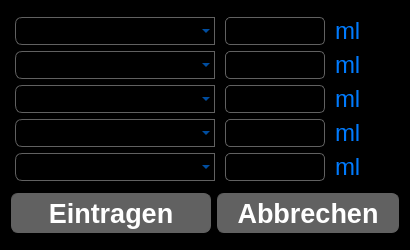
<?xml version="1.0" encoding="UTF-8"?>
<ui version="4.0">
 <class>handadds</class>
 <widget class="QDialog" name="handadds">
  <property name="geometry">
   <rect>
    <x>0</x>
    <y>0</y>
    <width>410</width>
    <height>250</height>
   </rect>
  </property>
  <property name="minimumSize">
   <size>
    <width>410</width>
    <height>250</height>
   </size>
  </property>
  <property name="maximumSize">
   <size>
    <width>410</width>
    <height>250</height>
   </size>
  </property>
  <property name="windowTitle">
   <string>Zutaten zum selbst hinzufügen</string>
  </property>
  <property name="styleSheet">
   <string notr="true">QWidget
{
	color: rgb(0, 123, 255);	
	background-color: rgb(0, 0, 0);
}

QPushButton {
	background-color: rgb(97, 97, 97);
	color: rgb(255, 255, 255);
    border-width: 1px;
	border-color: rgb(97, 97, 97);
	border-style: solid;
	border-radius: 7;
	padding: 3px;
	padding-left: 5px;
	padding-right: 5px;
}

QPushButton:pressed
{
	color: rgb(255, 255, 255);	
	background-color: rgb(0, 123, 255);
	border-color: rgb(0, 123, 255);
}

QPushButton:checked
{
	color: rgb(255, 255, 255);	
	background-color: rgb(0, 123, 255);
}

QComboBox {
	color: rgb(0, 123, 255);	
    border: 1px solid  rgb(97, 97, 97);
    border-top-left-radius: 7px;
    border-bottom-left-radius: 7px;
    padding: 1px 18px 1px 5px;
    min-width: 6em;
}

QComboBox:on { /* shift the text when the popup opens */
    border: 1px solid  rgb(97, 97, 97);
    border-top-left-radius: 7px;
    border-bottom-left-radius: 0px;
	color: rgb(239, 151, 0);
}

QLineEdit
{
    padding: 1px;
    border-style: solid;
    border: 1px solid rgb(97, 97, 97);
    border-radius: 5;
}

#Labbruch {
	color: rgb(239, 151, 0);
}</string>
  </property>
  <property name="modal">
   <bool>true</bool>
  </property>
  <layout class="QVBoxLayout" name="verticalLayout">
   <item>
    <layout class="QHBoxLayout" name="horizontalLayout">
     <property name="spacing">
      <number>6</number>
     </property>
     <property name="sizeConstraint">
      <enum>QLayout::SetDefaultConstraint</enum>
     </property>
     <item>
      <layout class="QVBoxLayout" name="verticalLayout_2">
       <item>
        <widget class="QComboBox" name="CBHandadd1">
         <property name="minimumSize">
          <size>
           <width>103</width>
           <height>28</height>
          </size>
         </property>
         <property name="maximumSize">
          <size>
           <width>200</width>
           <height>28</height>
          </size>
         </property>
         <property name="font">
          <font>
           <pointsize>14</pointsize>
           <weight>50</weight>
           <bold>false</bold>
          </font>
         </property>
        </widget>
       </item>
       <item>
        <widget class="QComboBox" name="CBHandadd2">
         <property name="minimumSize">
          <size>
           <width>103</width>
           <height>28</height>
          </size>
         </property>
         <property name="maximumSize">
          <size>
           <width>200</width>
           <height>28</height>
          </size>
         </property>
         <property name="font">
          <font>
           <pointsize>14</pointsize>
           <weight>50</weight>
           <bold>false</bold>
          </font>
         </property>
        </widget>
       </item>
       <item>
        <widget class="QComboBox" name="CBHandadd3">
         <property name="minimumSize">
          <size>
           <width>103</width>
           <height>28</height>
          </size>
         </property>
         <property name="maximumSize">
          <size>
           <width>200</width>
           <height>28</height>
          </size>
         </property>
         <property name="font">
          <font>
           <pointsize>14</pointsize>
           <weight>50</weight>
           <bold>false</bold>
          </font>
         </property>
        </widget>
       </item>
       <item>
        <widget class="QComboBox" name="CBHandadd4">
         <property name="minimumSize">
          <size>
           <width>103</width>
           <height>28</height>
          </size>
         </property>
         <property name="maximumSize">
          <size>
           <width>200</width>
           <height>28</height>
          </size>
         </property>
         <property name="font">
          <font>
           <pointsize>14</pointsize>
           <weight>50</weight>
           <bold>false</bold>
          </font>
         </property>
        </widget>
       </item>
       <item>
        <widget class="QComboBox" name="CBHandadd5">
         <property name="minimumSize">
          <size>
           <width>103</width>
           <height>28</height>
          </size>
         </property>
         <property name="maximumSize">
          <size>
           <width>200</width>
           <height>28</height>
          </size>
         </property>
         <property name="font">
          <font>
           <pointsize>14</pointsize>
           <weight>50</weight>
           <bold>false</bold>
          </font>
         </property>
        </widget>
       </item>
      </layout>
     </item>
     <item>
      <layout class="QVBoxLayout" name="verticalLayout_5">
       <item>
        <widget class="ClickableLineEdit" name="LEHandadd1">
         <property name="minimumSize">
          <size>
           <width>0</width>
           <height>28</height>
          </size>
         </property>
         <property name="maximumSize">
          <size>
           <width>100</width>
           <height>28</height>
          </size>
         </property>
         <property name="font">
          <font>
           <pointsize>14</pointsize>
          </font>
         </property>
         <property name="alignment">
          <set>Qt::AlignRight|Qt::AlignTrailing|Qt::AlignVCenter</set>
         </property>
        </widget>
       </item>
       <item>
        <widget class="ClickableLineEdit" name="LEHandadd2">
         <property name="minimumSize">
          <size>
           <width>0</width>
           <height>28</height>
          </size>
         </property>
         <property name="maximumSize">
          <size>
           <width>100</width>
           <height>28</height>
          </size>
         </property>
         <property name="font">
          <font>
           <pointsize>14</pointsize>
          </font>
         </property>
         <property name="alignment">
          <set>Qt::AlignRight|Qt::AlignTrailing|Qt::AlignVCenter</set>
         </property>
        </widget>
       </item>
       <item>
        <widget class="ClickableLineEdit" name="LEHandadd3">
         <property name="minimumSize">
          <size>
           <width>0</width>
           <height>28</height>
          </size>
         </property>
         <property name="maximumSize">
          <size>
           <width>100</width>
           <height>28</height>
          </size>
         </property>
         <property name="font">
          <font>
           <pointsize>14</pointsize>
          </font>
         </property>
         <property name="alignment">
          <set>Qt::AlignRight|Qt::AlignTrailing|Qt::AlignVCenter</set>
         </property>
        </widget>
       </item>
       <item>
        <widget class="ClickableLineEdit" name="LEHandadd4">
         <property name="minimumSize">
          <size>
           <width>0</width>
           <height>28</height>
          </size>
         </property>
         <property name="maximumSize">
          <size>
           <width>100</width>
           <height>28</height>
          </size>
         </property>
         <property name="font">
          <font>
           <pointsize>14</pointsize>
          </font>
         </property>
         <property name="alignment">
          <set>Qt::AlignRight|Qt::AlignTrailing|Qt::AlignVCenter</set>
         </property>
        </widget>
       </item>
       <item>
        <widget class="ClickableLineEdit" name="LEHandadd5">
         <property name="minimumSize">
          <size>
           <width>0</width>
           <height>28</height>
          </size>
         </property>
         <property name="maximumSize">
          <size>
           <width>100</width>
           <height>28</height>
          </size>
         </property>
         <property name="font">
          <font>
           <pointsize>14</pointsize>
          </font>
         </property>
         <property name="alignment">
          <set>Qt::AlignRight|Qt::AlignTrailing|Qt::AlignVCenter</set>
         </property>
        </widget>
       </item>
      </layout>
     </item>
     <item>
      <layout class="QVBoxLayout" name="verticalLayout_3">
       <item>
        <widget class="QLabel" name="label_11">
         <property name="minimumSize">
          <size>
           <width>60</width>
           <height>0</height>
          </size>
         </property>
         <property name="maximumSize">
          <size>
           <width>60</width>
           <height>28</height>
          </size>
         </property>
         <property name="font">
          <font>
           <pointsize>18</pointsize>
           <weight>50</weight>
           <bold>false</bold>
          </font>
         </property>
         <property name="text">
          <string>ml</string>
         </property>
        </widget>
       </item>
       <item>
        <widget class="QLabel" name="label_12">
         <property name="minimumSize">
          <size>
           <width>60</width>
           <height>0</height>
          </size>
         </property>
         <property name="maximumSize">
          <size>
           <width>60</width>
           <height>28</height>
          </size>
         </property>
         <property name="font">
          <font>
           <pointsize>18</pointsize>
           <weight>50</weight>
           <bold>false</bold>
          </font>
         </property>
         <property name="text">
          <string>ml</string>
         </property>
        </widget>
       </item>
       <item>
        <widget class="QLabel" name="label_13">
         <property name="minimumSize">
          <size>
           <width>60</width>
           <height>0</height>
          </size>
         </property>
         <property name="maximumSize">
          <size>
           <width>60</width>
           <height>28</height>
          </size>
         </property>
         <property name="font">
          <font>
           <pointsize>18</pointsize>
           <weight>50</weight>
           <bold>false</bold>
          </font>
         </property>
         <property name="text">
          <string>ml</string>
         </property>
        </widget>
       </item>
       <item>
        <widget class="QLabel" name="label_15">
         <property name="minimumSize">
          <size>
           <width>60</width>
           <height>0</height>
          </size>
         </property>
         <property name="maximumSize">
          <size>
           <width>60</width>
           <height>28</height>
          </size>
         </property>
         <property name="font">
          <font>
           <pointsize>18</pointsize>
           <weight>50</weight>
           <bold>false</bold>
          </font>
         </property>
         <property name="text">
          <string>ml</string>
         </property>
        </widget>
       </item>
       <item>
        <widget class="QLabel" name="label_14">
         <property name="minimumSize">
          <size>
           <width>60</width>
           <height>0</height>
          </size>
         </property>
         <property name="maximumSize">
          <size>
           <width>60</width>
           <height>28</height>
          </size>
         </property>
         <property name="font">
          <font>
           <pointsize>18</pointsize>
           <weight>50</weight>
           <bold>false</bold>
          </font>
         </property>
         <property name="text">
          <string>ml</string>
         </property>
        </widget>
       </item>
      </layout>
     </item>
    </layout>
   </item>
   <item>
    <layout class="QHBoxLayout" name="horizontalLayout_2">
     <item>
      <widget class="QPushButton" name="PBEintragen">
       <property name="minimumSize">
        <size>
         <width>200</width>
         <height>40</height>
        </size>
       </property>
       <property name="maximumSize">
        <size>
         <width>200</width>
         <height>16777215</height>
        </size>
       </property>
       <property name="font">
        <font>
         <pointsize>20</pointsize>
         <weight>75</weight>
         <bold>true</bold>
        </font>
       </property>
       <property name="text">
        <string>Eintragen</string>
       </property>
      </widget>
     </item>
     <item>
      <widget class="QPushButton" name="PBAbbrechen">
       <property name="minimumSize">
        <size>
         <width>0</width>
         <height>40</height>
        </size>
       </property>
       <property name="font">
        <font>
         <pointsize>20</pointsize>
         <weight>75</weight>
         <bold>true</bold>
        </font>
       </property>
       <property name="text">
        <string>Abbrechen</string>
       </property>
      </widget>
     </item>
    </layout>
   </item>
  </layout>
 </widget>
 <customwidgets>
  <customwidget>
   <class>ClickableLineEdit</class>
   <extends>QLineEdit</extends>
   <header>ui_elements.clickablelineedit.h</header>
  </customwidget>
 </customwidgets>
 <resources/>
 <connections/>
</ui>
